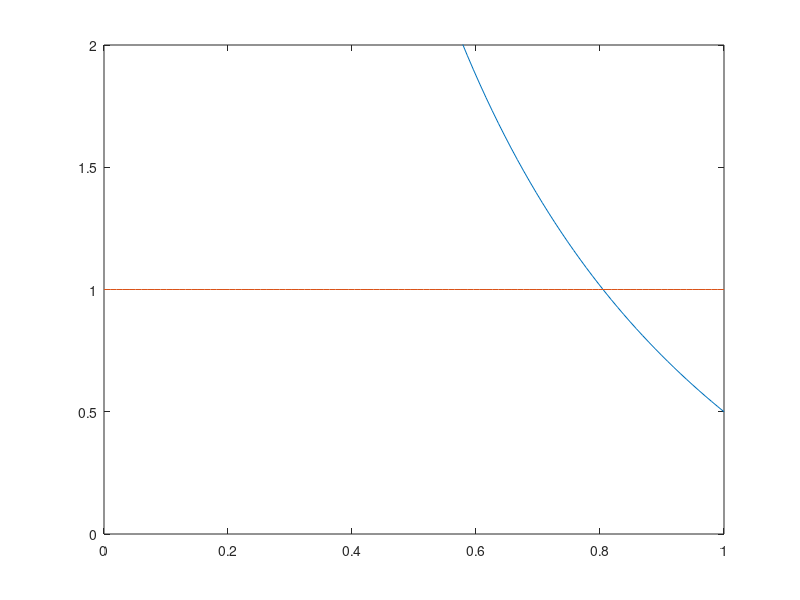

The MATLAB script that drew this image:
clear;
eps=0.4/1.65;
clf;

n=100;
L=linspace(0,1,n);

k=(1-L*(1-eps))./(2*eps*L);
plot(L,k);

hold all;

A=linspace(1,1,n);
plot(L,A);

ylim([0 2]);